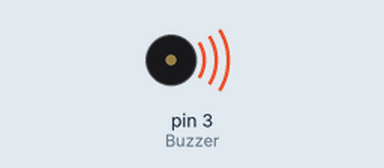
Bench run of a sketch on a simulated Arduino Uno, built with avr-gcc and run on an emulated ATmega328P. Shown: buzzer (waves = sounding, pin HIGH).

Above: at 0.2 s.
Timing chart, 0 to 3.0 s (numbered marks = the images above):
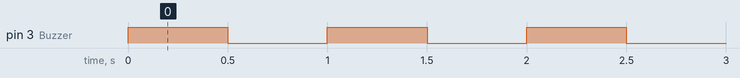

Measured:
- by itself, pin 3 (Buzzer): alternates HIGH for 0.50 s and LOW for 0.50 s

The sketch:

Buzzer_code.ino
```cpp
const int Buzzer = 3;
void setup() {
  pinMode (Buzzer,OUTPUT);
}

void loop() {
  digitalWrite(Buzzer,HIGH);
  delay(500); //the Buzzer wouls buzz after half of a second
  digitalWrite(Buzzer,LOW);
  delay(500);
}
```
